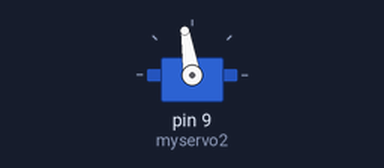
Bench run of a sketch on a simulated Arduino Uno, built with avr-gcc and run on an emulated ATmega328P. Parts: servo.

Above: at 5.05 s.
At 5.2 s:
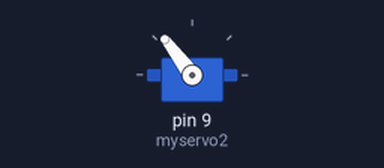
At 5.35 s:
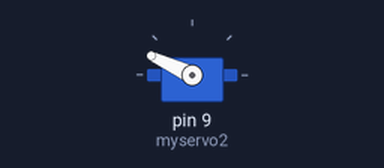
At 5.7 s:
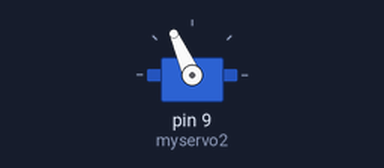
Timing chart, 0 to 8.0 s (numbered marks = the images above):
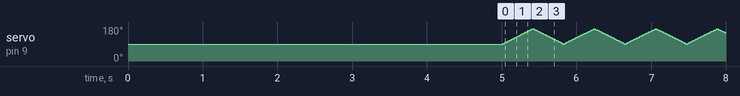

The sketch:

servomoteur_test.ino
```cpp
#include <Servo.h>
int pos;
Servo myservo2;
void setup() {
  // put your setup code here, to run once:

  myservo2.attach(9);

  delay(5000);
}

void loop() {
   for (pos = 90; pos <= 170; pos += 1) {

    myservo2.write(pos);
    delay(5);
  }


  for (pos = 170; pos >= 90; pos -= 1) {
    myservo2.write(pos);
delay(5);
}


}
```
